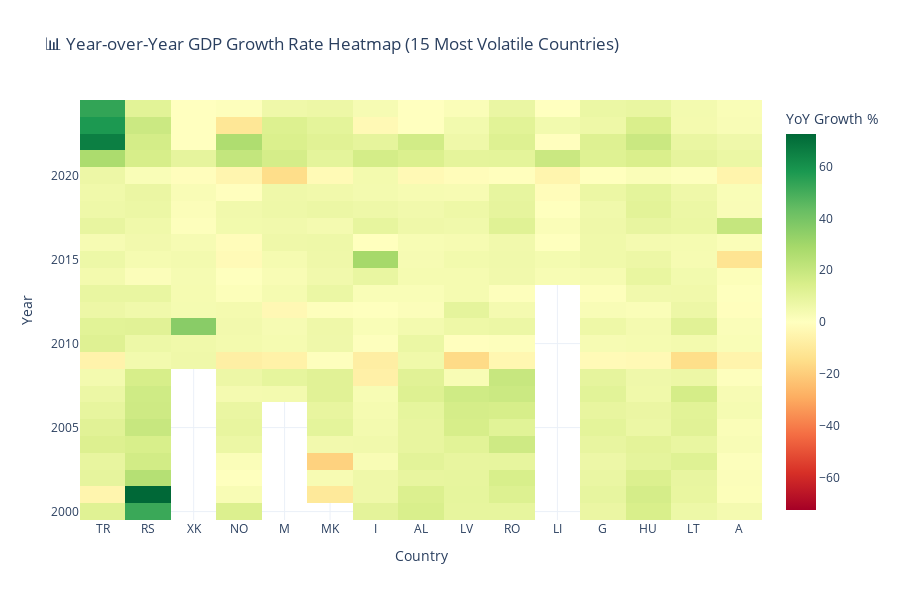

Notebook source saved alongside this figure:
### Code cell
# 📊 Visualization 3: Growth Rate Heatmap

# Create growth rate matrix for heatmap
growth_heatmap = growth_rate.loc[2000:2024, growth_rate.std().nlargest(15).index]

fig = go.Figure(data=go.Heatmap(
    z=growth_heatmap.values,
    x=growth_heatmap.columns,
    y=growth_heatmap.index,
    colorscale='RdYlGn',
    zmid=0,
    colorbar=dict(title="YoY Growth %")
))

fig.update_layout(
    title='📊 Year-over-Year GDP Growth Rate Heatmap (15 Most Volatile Countries)',
    xaxis_title='Country',
    yaxis_title='Year',
    height=600,
    template='plotly_white'
)
fig.show()

print("✅ Visualization 3: Growth Rate Heatmap")

### Figure 1 — Plotly figure (JSON) as saved in the notebook; plotly's stock layout.template omitted (floating-point values rounded to 4 significant figures; data arrays with more than 128 entries replaced by an {"elided": "..."} marker saying what was removed)
{"data": [{"colorbar": {"title": {"text": "YoY Growth %"}}, "colorscale": [[0, "rgb(165,0,38)"], [0.1, "rgb(215,48,39)"], [0.2, "rgb(244,109,67)"], [0.3, "rgb(253,174,97)"], [0.4, "rgb(254,224,139)"], [0.5, "rgb(255,255,191)"], [0.6, "rgb(217,239,139)"], [0.7, "rgb(166,217,106)"], [0.8, "rgb(102,189,99)"], [0.9, "rgb(26,152,80)"], [1, "rgb(0,104,55)"]], "type": "heatmap", "x": ["TR", "RS", "XK", "NO", "M", "MK", "I", "AL", "LV", "RO", "LI", "G", "HU", "LT", "A"], "y": [2000, 2001, 2002, 2003, 2004, 2005, 2006, 2007, 2008, 2009, 2010, 2011, 2012, 2013, 2014, 2015, 2016, 2017, 2018, 2019, 2020, 2021, 2022, 2023, 2024], "z": {"elided": "25x15 float values"}, "zmid": 0}], "layout": {"height": 600, "title": {"text": "📊 Year-over-Year GDP Growth Rate Heatmap (15 Most Volatile Countries)"}, "xaxis": {"title": {"text": "Country"}}, "yaxis": {"title": {"text": "Year"}}}}
